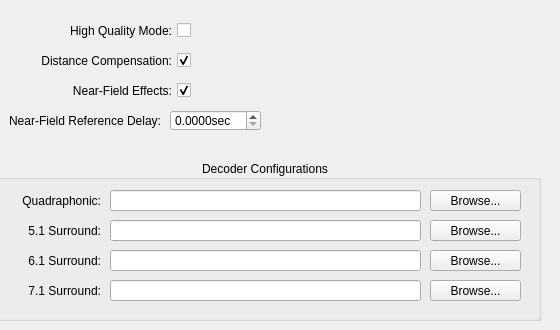
    <widget class="QWidget" name="tab_6">
     <attribute name="title">
      <string>Renderer</string>
     </attribute>
     <widget class="QCheckBox" name="decoderHQModeCheckBox">
      <property name="geometry">
       <rect>
        <x>10</x>
        <y>20</y>
        <width>181</width>
        <height>21</height>
       </rect>
      </property>
      <property name="toolTip">
       <string>Enables high-quality ambisonic rendering. This mode is
capable of frequency-dependent processing, creating a
better reproduction of 3D sound rendering over
surround sound speakers. Enabling this also requires
specifying decoder configuration files for the
appropriate speaker configuration you intend to use.</string>
      </property>
      <property name="layoutDirection">
       <enum>Qt::RightToLeft</enum>
      </property>
      <property name="text">
       <string>High Quality Mode:</string>
      </property>
     </widget>
     <widget class="QCheckBox" name="decoderDistCompCheckBox">
      <property name="geometry">
       <rect>
        <x>10</x>
        <y>50</y>
        <width>181</width>
        <height>21</height>
       </rect>
      </property>
      <property name="toolTip">
       <string>This applies the necessary delays and attenuation
to make the speakers behave as though they are
all equidistant, which is important for proper
playback of 3D sound rendering. Requires the
proper distances to be specified in the decoder
configuration file.</string>
      </property>
      <property name="layoutDirection">
       <enum>Qt::RightToLeft</enum>
      </property>
      <property name="text">
       <string>Distance Compensation:</string>
      </property>
      <property name="checked">
       <bool>true</bool>
      </property>
     </widget>
     <widget class="QGroupBox" name="groupBox_8">
      <property name="geometry">
       <rect>
        <x>-10</x>
        <y>160</y>
        <width>551</width>
        <height>161</height>
       </rect>
      </property>
      <property name="title">
       <string>Decoder Configurations</string>
      </property>
      <property name="alignment">
       <set>Qt::AlignCenter</set>
      </property>
      <widget class="QLineEdit" name="decoderQuadLineEdit">
       <property name="geometry">
        <rect>
         <x>120</x>
         <y>30</y>
         <width>311</width>
         <height>21</height>
        </rect>
       </property>
      </widget>
      <widget class="QLabel" name="label_25">
       <property name="geometry">
        <rect>
         <x>20</x>
         <y>30</y>
         <width>91</width>
         <height>21</height>
        </rect>
       </property>
       <property name="text">
        <string>Quadraphonic:</string>
       </property>
       <property name="alignment">
        <set>Qt::AlignRight|Qt::AlignTrailing|Qt::AlignVCenter</set>
       </property>
      </widget>
      <widget class="QPushButton" name="decoderQuadButton">
       <property name="geometry">
        <rect>
         <x>440</x>
         <y>30</y>
         <width>91</width>
         <height>21</height>
        </rect>
       </property>
       <property name="text">
        <string>Browse...</string>
       </property>
      </widget>
      <widget class="QLineEdit" name="decoder51LineEdit">
       <property name="geometry">
        <rect>
         <x>120</x>
         <y>60</y>
         <width>311</width>
         <height>21</height>
        </rect>
       </property>
      </widget>
      <widget class="QPushButton" name="decoder51Button">
       <property name="geometry">
        <rect>
         <x>440</x>
         <y>60</y>
         <width>91</width>
         <height>21</height>
        </rect>
       </property>
       <property name="text">
        <string>Browse...</string>
       </property>
      </widget>
      <widget class="QLabel" name="label_26">
       <property name="geometry">
        <rect>
         <x>20</x>
         <y>60</y>
         <width>91</width>
         <height>21</height>
        </rect>
       </property>
       <property name="text">
        <string>5.1 Surround:</string>
       </property>
       <property name="alignment">
        <set>Qt::AlignRight|Qt::AlignTrailing|Qt::AlignVCenter</set>
       </property>
      </widget>
      <widget class="QLabel" name="label_28">
       <property name="geometry">
        <rect>
         <x>20</x>
         <y>90</y>
         <width>91</width>
         <height>21</height>
        </rect>
       </property>
       <property name="text">
        <string>6.1 Surround:</string>
       </property>
       <property name="alignment">
        <set>Qt::AlignRight|Qt::AlignTrailing|Qt::AlignVCenter</set>
       </property>
      </widget>
      <widget class="QLineEdit" name="decoder61LineEdit">
       <property name="geometry">
        <rect>
         <x>120</x>
         <y>90</y>
         <width>311</width>
         <height>21</height>
        </rect>
       </property>
      </widget>
      <widget class="QPushButton" name="decoder61Button">
       <property name="geometry">
        <rect>
         <x>440</x>
         <y>90</y>
         <width>91</width>
         <height>21</height>
        </rect>
       </property>
       <property name="text">
        <string>Browse...</string>
       </property>
      </widget>
      <widget class="QPushButton" name="decoder71Button">
       <property name="geometry">
        <rect>
         <x>440</x>
         <y>120</y>
         <width>91</width>
         <height>21</height>
        </rect>
       </property>
       <property name="text">
        <string>Browse...</string>
       </property>
      </widget>
      <widget class="QLineEdit" name="decoder71LineEdit">
       <property name="geometry">
        <rect>
         <x>120</x>
         <y>120</y>
         <width>311</width>
         <height>21</height>
        </rect>
       </property>
      </widget>
      <widget class="QLabel" name="label_29">
       <property name="geometry">
        <rect>
         <x>20</x>
         <y>120</y>
         <width>91</width>
         <height>21</height>
        </rect>
       </property>
       <property name="text">
        <string>7.1 Surround:</string>
       </property>
       <property name="alignment">
        <set>Qt::AlignRight|Qt::AlignTrailing|Qt::AlignVCenter</set>
       </property>
      </widget>
     </widget>
     <widget class="QCheckBox" name="decoderNFEffectsCheckBox">
      <property name="geometry">
       <rect>
        <x>10</x>
        <y>80</y>
        <width>181</width>
        <height>21</height>
       </rect>
      </property>
      <property name="toolTip">
       <string>Simulates and compensates for low-frequency effects
caused by the curvature of nearby sound-waves, which
creates a more realistic perception of sound distance.
Note that the effect may be stronger or weaker than
intended if the application doesn't use or specify an
appropriate unit scale, or if incorrect speaker distances
are set in the decoder configuration file. Requires High
Quality Mode to be enabled.</string>
      </property>
      <property name="layoutDirection">
       <enum>Qt::RightToLeft</enum>
      </property>
      <property name="text">
       <string>Near-Field Effects:</string>
      </property>
      <property name="checked">
       <bool>true</bool>
      </property>
     </widget>
     <widget class="QWidget" name="widget_3" native="true">
      <property name="geometry">
       <rect>
        <x>-10</x>
        <y>110</y>
        <width>281</width>
        <height>21</height>
       </rect>
      </property>
      <property name="toolTip">
       <string>The reference delay value for ambisonic output. When
Channels is set to one of the Ambisonic formats, this
option enables NFC-HOA output with the specified
Reference Delay parameter. The specified value can then
be shared with an appropriate NFC-HOA decoder to
reproduce correct near-field effects. Keep in mind that
despite being designed for higher-order ambisonics, this
applies to first-order output all the same. When left unset,
normal output is created with no near-field simulation.</string>
      </property>
      <widget class="QLabel" name="label_27">
       <property name="geometry">
        <rect>
         <x>20</x>
         <y>0</y>
         <width>151</width>
         <height>21</height>
        </rect>
       </property>
       <property name="text">
        <string>Near-Field Reference Delay:</string>
       </property>
       <property name="alignment">
        <set>Qt::AlignRight|Qt::AlignTrailing|Qt::AlignVCenter</set>
       </property>
      </widget>
      <widget class="QDoubleSpinBox" name="decoderNFRefDelaySpinBox">
       <property name="geometry">
        <rect>
         <x>180</x>
         <y>0</y>
         <width>91</width>
         <height>21</height>
        </rect>
       </property>
       <property name="suffix">
        <string>sec</string>
       </property>
       <property name="decimals">
        <number>4</number>
       </property>
       <property name="maximum">
        <double>1000.000000000000000</double>
       </property>
       <property name="singleStep">
        <double>0.010000000000000</double>
       </property>
      </widget>
     </widget>
    </widget>
